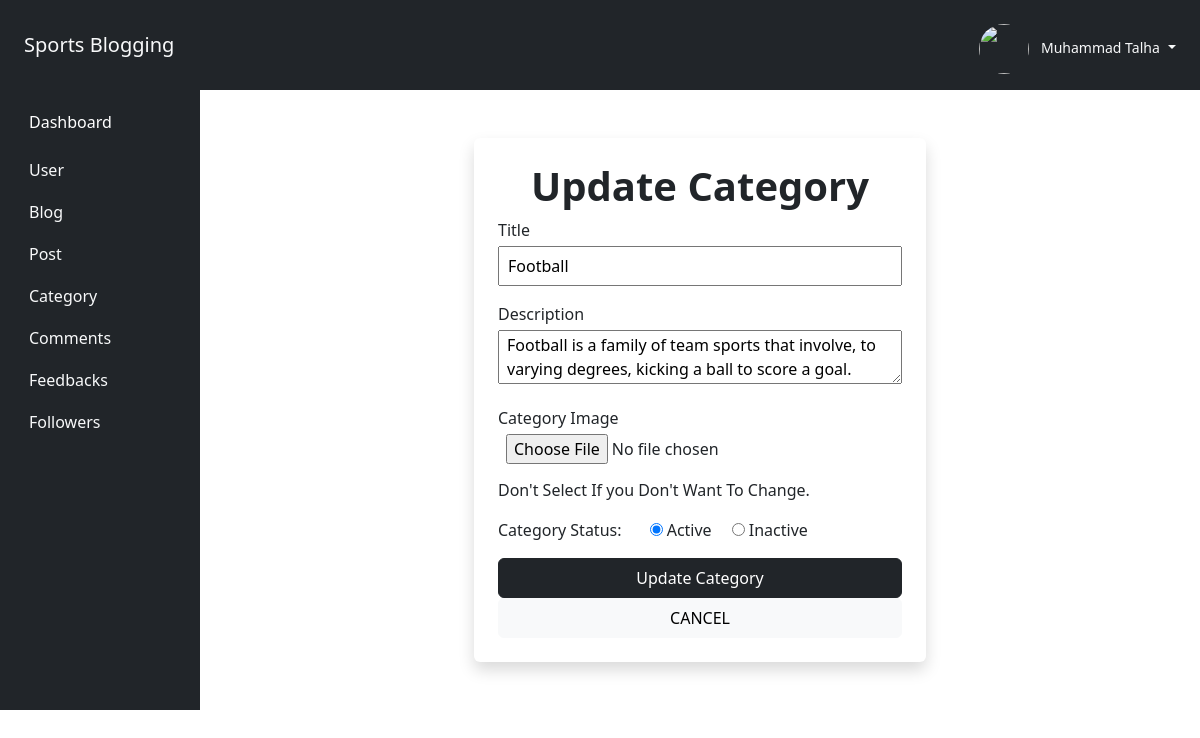
Page /Admin/add_category.php?action=edit&category_id=2 (signed in) on the committed database.
### tables this page shows
CREATE TABLE `category` (
  `category_id` int(11) NOT NULL AUTO_INCREMENT,
  `category_title` varchar(100) DEFAULT NULL,
  `category_description` text DEFAULT NULL,
  `category_image` text DEFAULT NULL,
  `category_status` enum('Active','InActive') DEFAULT NULL,
  `created_at` timestamp NOT NULL DEFAULT current_timestamp(),
  `updated_at` timestamp NULL DEFAULT NULL,
  PRIMARY KEY (`category_id`)
);

### Admin/add_category.php (the view, shortened to what this page needs)
<?php
	require("admin_header.php");
        if (isset($_GET['action']) && $_GET['action'] == 'edit' && isset($_GET['category_id'])) {
            $category_id = $_GET['category_id'];
            $query = "SELECT * FROM category WHERE category_id = $category_id";
            $result = mysqli_query($connection, $query);
            $edit_data = mysqli_fetch_assoc($result);
        }
?>
	<div class="container-fluid">
		<div class="row">
				<?php
					require("admin_right_sidebar.php");
				?>
			<div class="col-sm-10 p-5 d-flex justify-content-center">
                    <div class="col-sm-6" id="add-category">
                    <form method="POST" action="#" class="shadow rounded p-4 bg-white" enctype="multipart/form-data">
                        <h1 class="text-center fw-bold text-dark"><?php if (isset($_GET['action']) && $_GET['action'] == 'edit') {
                                echo ($_GET['action'] == 'edit')?'Update Category':'Add Category';
                            }else{ echo "Add Category";}?></h1>
                        <div>
                            <label for="title">Title</label>
                            <input type="text" id="title" name="category_title" value="<?= isset($edit_data['category_title']) ? $edit_data['category_title'] : ""?>" class="w-100 mb-3 mt-1 ps-2" style="height:40px;" required />
                        </div>
                        <div>
                            <label for="description">Description</label>
                            <textarea name="category_description" id="description" class="w-100 mb-3 mt-1 ps-2" required ><?= isset($edit_data['category_description']) ? $edit_data['category_description'] : ""?></textarea>
                        </div>
                        <div class="mb-3">
                            <label for="cover_image">Category Image</label>
                            <input type="file" name="category_image" id="cover_image" class="w-100 mb-1 mt-1 ps-2" style="height:40px;">
                            <?php if (isset($_GET['action']) && $_GET['action'] == 'edit') {
                                    ?>
                                <p>Don't Select If you Don't Want To Change.</p>
                            <?php }
                            ?>
                        </div>
                        <div class="mb-3">
                            <label for="category-status" class="me-4">Category Status:</label>
                            <input type="radio" name="category_status" value="Active" <?php if (isset($edit_data['category_status'])) {
                                    echo ($edit_data['category_status'] == 'Active') ? 'checked' : "";
                                }?> required ><label class="ms-1 me-3">Active</label>
                            <input type="radio" name="category_status" value="InActive" <?php if (isset($edit_data['category_status'])) {
                                    echo ($edit_data['category_status'] == 'InActive') ? 'checked' : "";
                                }?>><label class="ms-1">Inactive</label>
                        </div>
                        <div>
                            <input type="submit" value="<?php if (isset($_GET['action']) && $_GET['action'] == 'edit') {
                                echo ($_GET['action'] == 'edit')?'Update Category':'Add Category';
                            }else{ echo "Add Category";}?>" name="<?php if (isset($_GET['action']) && $_GET['action'] == 'edit') {
                                echo ($_GET['action'] == 'edit')?'update_category':'add_category';
                            }else{ echo "add_category";}?>" class="btn btn-dark btn-gradient w-100" style="height:40px;">
                            <input type="reset" value="CANCEL" name="cancel" class="btn btn-light btn-gradient w-100" style="height:40px;">
                        </div>
                    </form>
                </div>
		</div>
	</div>

### rows in the picture
category: category_title "Football", category_description "Football is a family of team sports that involve, to varying degrees, kicking a ball to score a goal.", category_status "☑"

### other values in the picture
$user_name "Muhammad Talha"
